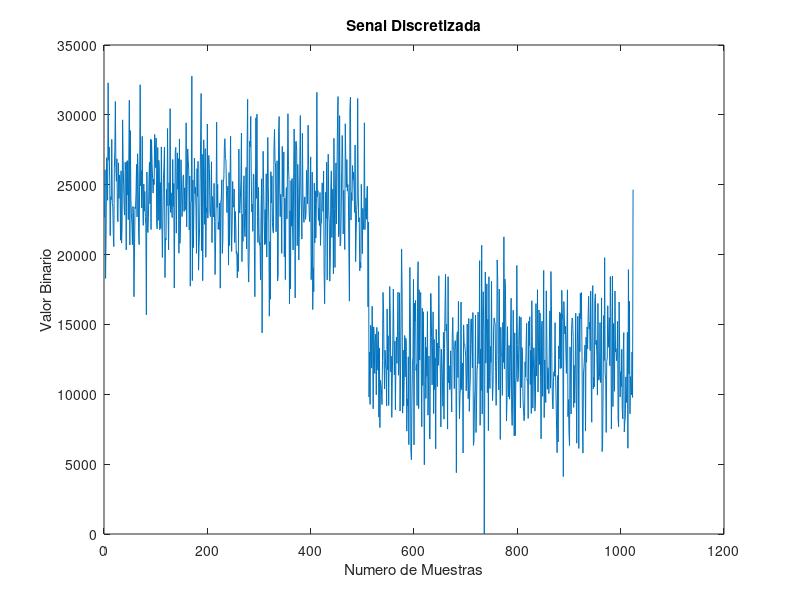
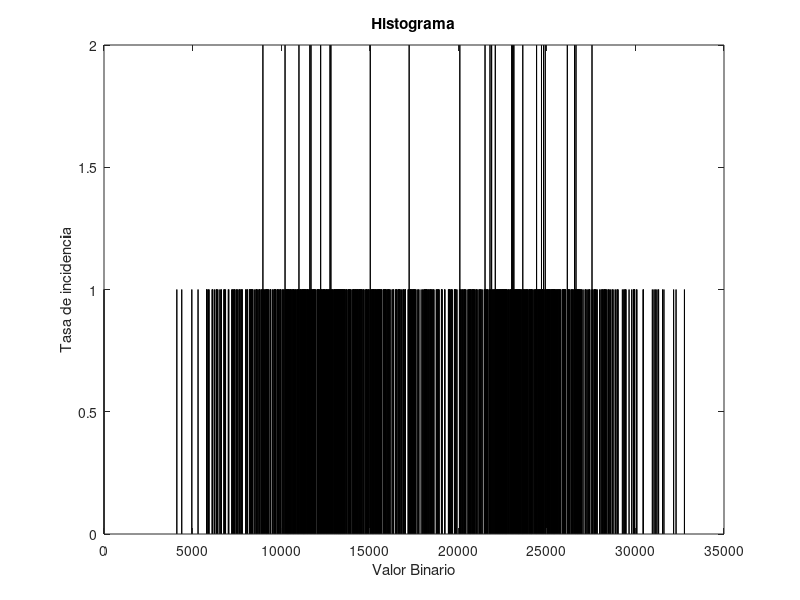
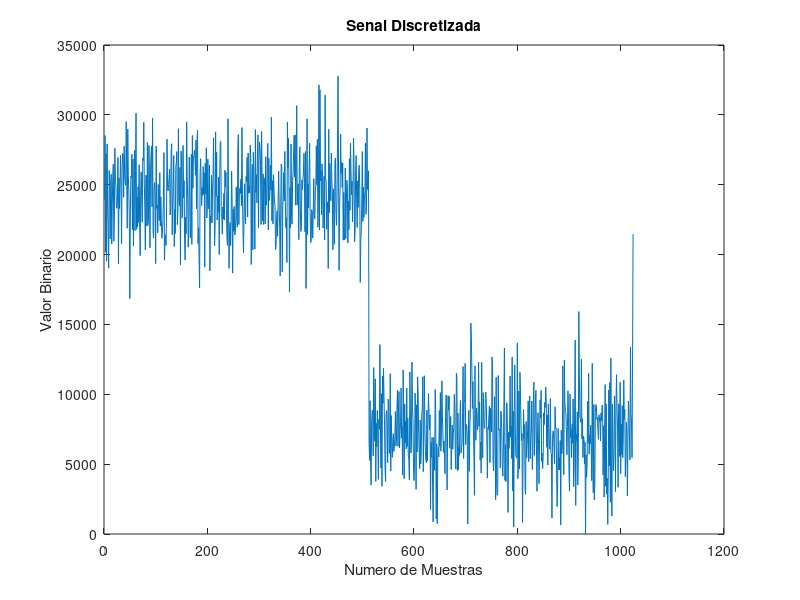
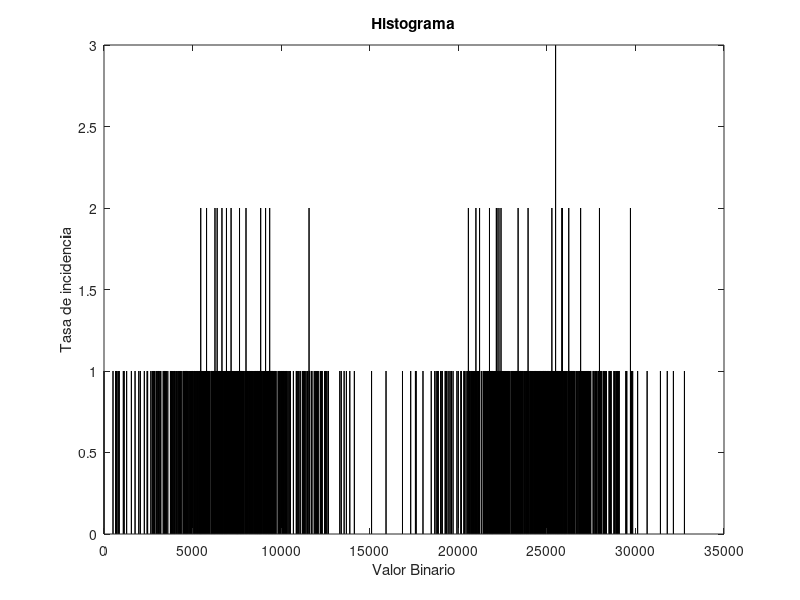

Recreate these plots in MATLAB, in order.
%ECG entropia
%1 nivel wavelet eliminar detalle 1 y reconstruir y entropia
%2 nivel wavelet eliminar detalle 2 y reconstruir y entropia
%----------------------------------------------------------
%6 nivel
%grafica de filtrado x=nivel y=entropia
%3 ondoletas diferentes en misma grafica de diferencias
%grafica descomposicion en 12 bits

clear all
close all
clc

%%%%%%%%%%%%%%%%%%%%%%%%%%%%%%%%%%%%%%%%%%%%%%%%%%%%
%m =5;       
num_bits=15;
n = 2^num_bits;                           %N�mero de posibles datos  
N = 1024;
%%%%%%%%%%%%%%%%%%%%%%%%%%%%%%%%%%%%%%%%%%%%%%%%%%%%%%

                         
% N = 2^n                          %n�mero de eventos
% M = 2^m                          %Cantidad de datos                      



% h= [1 2 3 4 1 2 3 4];

for o = 1:1:22

x = 0:(2*pi)/(N-1):2*pi;    % M puntos
h = square(x);                 % Senal

h = awgn (h,o*5);           %adici�n de ruido

%h = ones (1,M);
%h = 1:1:N;

%h = 0:31;

%h = [h]

%%%%%%%%%%%%%%%%%% Normalizacion %%%%%%%%%%%%%%%%%%%%%%%
hMin = min(h);
h = h - (hMin);
hMax = max(h);
h = h/(hMax);



%%%%%%%%%%%%%%%%%%% Normalizacion %%%%%%%%%%%%%%%%%%%%%%%

h = (h * (n-1));                    % resoluci�n de n bits
% h = (h *20);


%h = [1 3 4 3 11 13 15 3 7 7 6 1 3 4 3 11 13 15 3 7 7 6 ]

h = floor(h);

figure, plot (h)
title('Senal Discretizada')
xlabel('Numero de Muestras')
ylabel('Valor Binario')



figure, hist(h,n)
title('Histograma')
xlabel('Valor Binario')
ylabel('Tasa de incidencia')

hHist2=hist(h,n);


for i=1:n
    if hHist2(i)==0
        hHist2(i)=1;
    end
end


EntropyROM(o) = log2(N) - sum(hHist2.*log2(hHist2))/N;

% if EntropyROM ~= 0
%     EntropyROM(o)
% end
end



figure, plot(EntropyROM);
grid on
title('Entropia de Shannon')
xlabel('Medicion')
ylabel('Entropia')

grid on;

